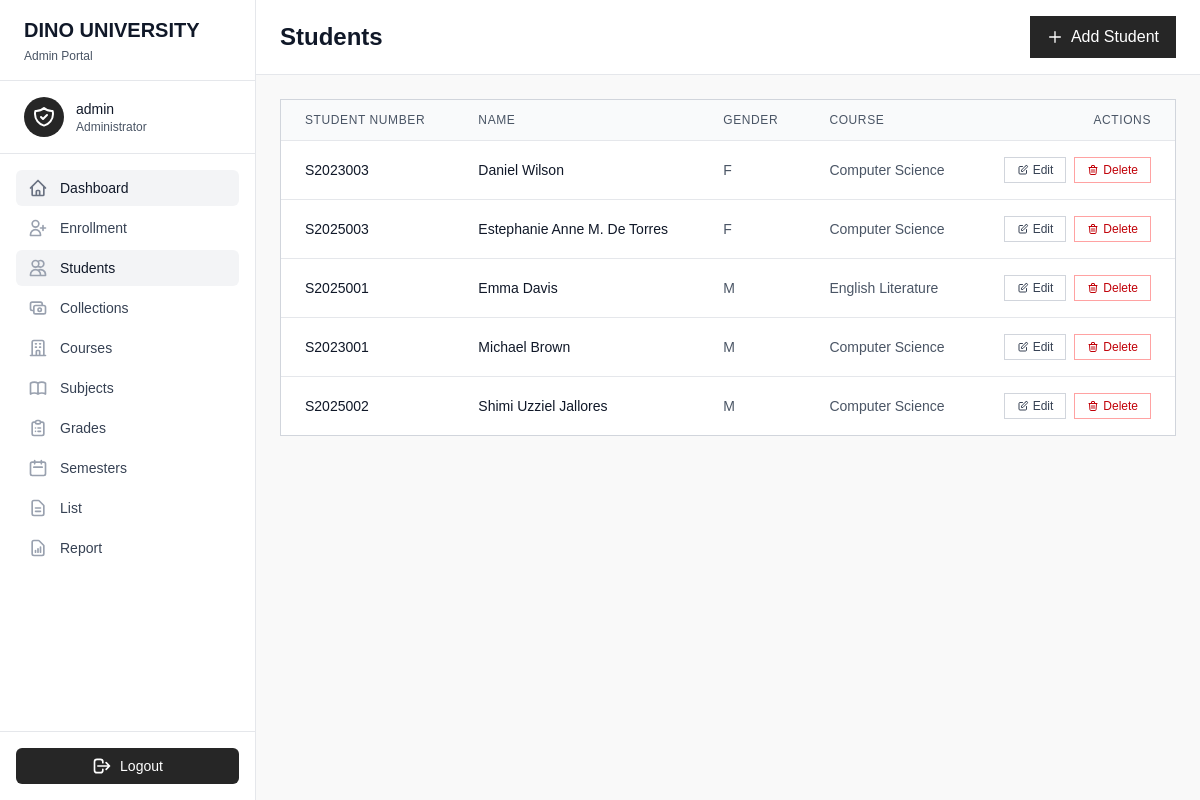
/students/index.php (signed in), run on an earlier commit of the app's database.
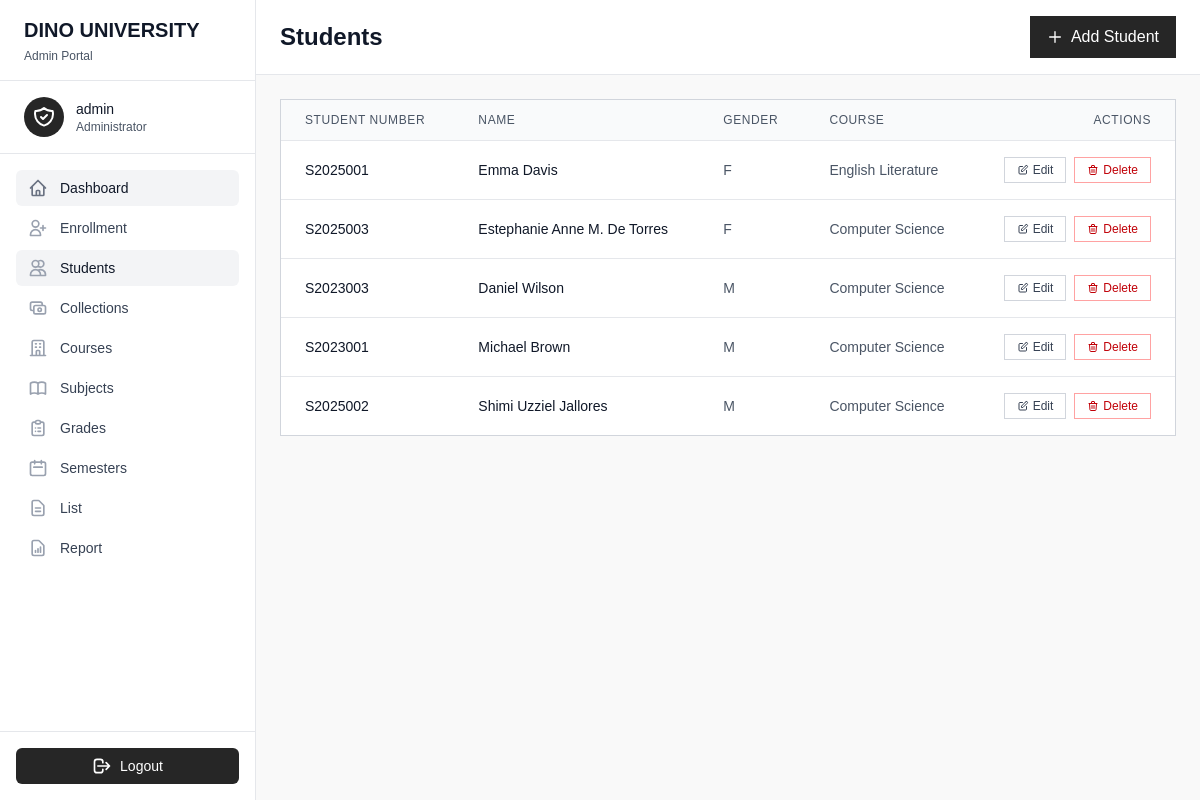
And on a later commit of the database.
### tables this page shows
CREATE TABLE IF NOT EXISTS `students` (
  `student_id` int NOT NULL AUTO_INCREMENT,
  `student_number` varchar(50) NOT NULL DEFAULT '0',
  `name` varchar(100) NOT NULL DEFAULT '0',
  `gender` varchar(10) NOT NULL DEFAULT 'Male',
  `course_id` int NOT NULL DEFAULT '0',
  PRIMARY KEY (`student_id`),
  KEY `FK_students_courses` (`course_id`),
  CONSTRAINT `FK_students_courses` FOREIGN KEY (`course_id`) REFERENCES `courses` (`course_id`) ON DELETE CASCADE ON UPDATE CASCADE
);

CREATE TABLE IF NOT EXISTS `courses` (
  `course_id` int NOT NULL AUTO_INCREMENT,
  `code` varchar(50) DEFAULT NULL,
  `name` varchar(100) DEFAULT NULL,
  PRIMARY KEY (`course_id`)
);

### students/index.php (the view, shortened to what this page needs)
<?php
require('../partials/head.php');
$stmt = $connection->prepare("
    select s.student_id, s.student_number, s.name as student_name, s.gender, c.name as course_name
    from students s
    join courses c on s.course_id = c.course_id
    ORDER BY s.gender, s.name;
");
$stmt->execute();
$students = $stmt->fetchAll();
?>
<body class="bg-gray-50" x-data="{ sidebarOpen: false, deleteModal: false, deleteId: null }">
    <?php require('../partials/admin_sidebar.php'); ?>
    <div class="flex-1 lg:ml-64">
        <div class="bg-white border-b border-gray-200 px-6 py-4">
            <div class="flex items-center justify-between">
                <div class="flex items-center space-x-4">
                    <h1 class="text-2xl font-extrabold text-gray-900">Students</h1>
                </div>
                <a href="create.php"
                    class="inline-flex items-center px-4 py-2 bg-neutral-800 hover:bg-neutral-900 text-white font-medium border border-neutral-800 focus:ring-2 focus:ring-neutral-800 focus:ring-offset-2">
                    <svg class="w-4 h-4 mr-2" fill="none" stroke="currentColor" viewBox="0 0 24 24">
                        <path stroke-linecap="round" stroke-linejoin="round" stroke-width="2" d="M12 4v16m8-8H4"></path>
                    </svg>
                    Add Student
                </a>
            </div>
        </div>
        <div class="p-6">
            <div class="bg-white border border-gray-300">
                <div class="overflow-x-auto">
                    <table class="w-full">
                        <thead class="bg-gray-50 border-b border-gray-200">
                            <tr>
                                <th class="px-6 py-3 text-left text-xs font-medium text-gray-600 uppercase tracking-wider">Student Number</th>
                                <th class="px-6 py-3 text-left text-xs font-medium text-gray-600 uppercase tracking-wider">Name</th>
                                <th class="px-6 py-3 text-left text-xs font-medium text-gray-600 uppercase tracking-wider">Gender</th>
                                <th class="px-6 py-3 text-left text-xs font-medium text-gray-600 uppercase tracking-wider">Course</th>
                                <th class="px-6 py-3 text-right text-xs font-medium text-gray-600 uppercase tracking-wider">Actions</th>
                            </tr>
                        </thead>
                        <tbody class="divide-y divide-gray-200">
                            <?php if (empty($students)) : ?>
                                <tr>
                                    <td colspan="5" class="px-6 py-12 text-center text-gray-500">
                                        <svg class="w-12 h-12 mx-auto mb-2 text-gray-400" fill="none" stroke="currentColor" viewBox="0 0 24 24">
                                            <path stroke-linecap="round" stroke-linejoin="round" stroke-width="2" d="M12 4.354a4 4 0 110 5.292M15 21H3v-1a6 6 0 0112 0v1zm0 0h6v-1a6 6 0 00-9-5.197M13 7a4 4 0 11-8 0 4 4 0 018 0z"></path>
                                        </svg>
                                        <p class="text-sm">No students found.</p>
                                    </td>
                                </tr>
                            <?php else : ?>
                                <?php foreach ($students as $student) : ?>
                                    <tr class="hover:bg-gray-50">
                                        <td class="px-6 py-4 text-sm font-medium text-gray-900"><?= htmlspecialchars($student['student_number']) ?></td>
                                        <td class="px-6 py-4 text-sm text-gray-900"><?= htmlspecialchars($student['student_name']) ?></td>
                                        <td class="px-6 py-4 text-sm text-gray-600"><?= htmlspecialchars($student['gender']) ?></td>
                                        <td class="px-6 py-4 text-sm text-gray-600"><?= htmlspecialchars($student['course_name']) ?></td>
                                        <td class="px-6 py-4 text-sm text-right">
                                            <div class="flex items-center justify-end space-x-2">
                                                <a href="edit.php?id=<?= $student['student_id'] ?>"
                                                    class="inline-flex items-center px-3 py-1 border border-gray-300 bg-white hover:bg-gray-50 text-gray-700 text-xs font-medium focus:ring-2 focus:ring-neutral-800 focus:ring-offset-2">
                                                    <svg class="w-3 h-3 mr-1" fill="none" stroke="currentColor" viewBox="0 0 24 24">
                                                        <path stroke-linecap="round" stroke-linejoin="round" stroke-width="2" d="M11 5H6a2 2 0 00-2 2v11a2 2 0 002 2h11a2 2 0 002-2v-5m-1.414-9.414a2 2 0 112.828 2.828L11.828 15H9v-2.828l8.586-8.586z"></path>
                                                    </svg>
                                                    Edit
                                                </a>
                                                <button @click="deleteModal = true; deleteId = <?= $student['student_id'] ?>"
                                                    class="inline-flex items-center px-3 py-1 border border-red-300 bg-white hover:bg-red-50 text-red-700 text-xs font-medium focus:ring-2 focus:ring-red-500 focus:ring-offset-2">
                                                    <svg class="w-3 h-3 mr-1" fill="none" stroke="currentColor" viewBox="0 0 24 24">
                                                        <path stroke-linecap="round" stroke-linejoin="round" stroke-width="2" d="M19 7l-.867 12.142A2 2 0 0116.138 21H7.862a2 2 0 01-1.995-1.858L5 7m5 4v6m4-6v6m1-10V4a1 1 0 00-1-1h-4a1 1 0 00-1 1v3M4 7h16"></path>
                                                    </svg>
                                                    Delete
                                                </button>
                                            </div>
                                        </td>
                                    </tr>
                                <?php endforeach; ?>
                            <?php endif; ?>
                        </tbody>
                    </table>
                </div>
            </div>
        </div>
    </div>
</body>
<?php
require('../partials/footer.php')
?>

### partials/head.php (shortened to what this page needs)
<!DOCTYPE html>
<html lang="en">
<head>
    <script src="https://cdn.jsdelivr.net/npm/@tailwindcss/browser@4"></script>
</head>

### partials/admin_sidebar.php (shortened to what this page needs)
<aside
  x-show="sidebarOpen || window.innerWidth >= 1024"
  @resize.window="if (window.innerWidth >= 1024) sidebarOpen = false"
  x-transition:enter="transition ease-in-out duration-300 transform"
  x-transition:enter-start="-translate-x-full"
  x-transition:enter-end="translate-x-0"
  x-transition:leave="transition ease-in-out duration-300 transform"
  x-transition:leave-start="translate-x-0"
  x-transition:leave-end="-translate-x-full"
  class="fixed inset-y-0 left-0 z-50 w-64 bg-white border-r border-gray-200 lg:translate-x-0"
  style="display: none;">
  <div class="flex flex-col h-full">
    <div class="flex items-center justify-between px-6 py-4 border-b border-gray-200">
      <div>
        <h2 class="text-xl font-extrabold text-gray-900">DINO UNIVERSITY</h2>
        <p class="text-xs text-gray-600 mt-1">Admin Portal</p>
      </div>
    </div>
    <div class="px-6 py-4 border-b border-gray-200">
      <div class="flex items-center space-x-3">
        <div class="h-10 w-10 rounded-full bg-neutral-800 flex items-center justify-center">
        </div>
        <div class="flex-1 min-w-0">
          <p class="text-sm font-medium text-gray-900 truncate"><?= htmlspecialchars($_SESSION['user']['name'] ?? 'Admin') ?></p>
          <p class="text-xs text-gray-600">Administrator</p>
        </div>
      </div>
    </div>
    <nav class="flex-1 px-4 py-4 space-y-1 overflow-y-auto">
      <a href="/index.php"
        class="group flex items-center px-3 py-2 text-sm font-medium rounded-md <?= basename($_SERVER['PHP_SELF']) == 'index.php' && !isset($_GET['semester']) ? 'bg-gray-100 text-gray-900' : 'text-gray-700 hover:bg-gray-100 hover:text-gray-900' ?> transition-colors">
        <svg class="mr-3 h-5 w-5 <?= basename($_SERVER['PHP_SELF']) == 'index.php' && !isset($_GET['semester']) ? 'text-gray-500' : 'text-gray-400 group-hover:text-gray-500' ?>" fill="none" stroke="currentColor" viewBox="0 0 24 24">
          <path stroke-linecap="round" stroke-linejoin="round" stroke-width="2" d="M3 12l2-2m0 0l7-7 7 7M5 10v10a1 1 0 001 1h3m10-11l2 2m-2-2v10a1 1 0 01-1 1h-3m-6 0a1 1 0 001-1v-4a1 1 0 011-1h2a1 1 0 011 1v4a1 1 0 001 1m-6 0h6"></path>
        </svg>
        Dashboard
      </a>
      <a href="/enrollment/index.php"
        class="group flex items-center px-3 py-2 text-sm font-medium rounded-md <?= strpos($_SERVER['REQUEST_URI'], '/enrollment/') !== false ? 'bg-gray-100 text-gray-900' : 'text-gray-700 hover:bg-gray-100 hover:text-gray-900' ?> transition-colors">
        <svg class="mr-3 h-5 w-5 text-gray-400 group-hover:text-gray-500" fill="none" stroke="currentColor" viewBox="0 0 24 24">
          <path stroke-linecap="round" stroke-linejoin="round" stroke-width="2" d="M18 9v3m0 0v3m0-3h3m-3 0h-3m-2-5a4 4 0 11-8 0 4 4 0 018 0zM3 20a6 6 0 0112 0v1H3v-1z"></path>
        </svg>
        Enrollment
      </a>
      <a href="/students/index.php"
        class="group flex items-center px-3 py-2 text-sm font-medium rounded-md <?= strpos($_SERVER['REQUEST_URI'], '/students/') !== false ? 'bg-gray-100 text-gray-900' : 'text-gray-700 hover:bg-gray-100 hover:text-gray-900' ?> transition-colors">
        <svg class="mr-3 h-5 w-5 text-gray-400 group-hover:text-gray-500" fill="none" stroke="currentColor" viewBox="0 0 24 24">
          <path stroke-linecap="round" stroke-linejoin="round" stroke-width="2" d="M12 4.354a4 4 0 110 5.292M15 21H3v-1a6 6 0 0112 0v1zm0 0h6v-1a6 6 0 00-9-5.197M13 7a4 4 0 11-8 0 4 4 0 018 0z"></path>
        </svg>
        Students
      </a>
      <a href="/collections/index.php"
        class="group flex items-center px-3 py-2 text-sm font-medium rounded-md <?= strpos($_SERVER['REQUEST_URI'], '/collections/') !== false ? 'bg-gray-100 text-gray-900' : 'text-gray-700 hover:bg-gray-100 hover:text-gray-900' ?> transition-colors">
        Collections
      </a>
      <a href="/courses/index.php"
        class="group flex items-center px-3 py-2 text-sm font-medium rounded-md <?= strpos($_SERVER['REQUEST_URI'], '/courses/') !== false ? 'bg-gray-100 text-gray-900' : 'text-gray-700 hover:bg-gray-100 hover:text-gray-900' ?> transition-colors">
        Courses
      </a>
      <a href="/subjects/index.php?semester=1st25-26"
        class="group flex items-center px-3 py-2 text-sm font-medium rounded-md <?= strpos($_SERVER['REQUEST_URI'], '/subjects/') !== false ? 'bg-gray-100 text-gray-900' : 'text-gray-700 hover:bg-gray-100 hover:text-gray-900' ?> transition-colors">
        Subjects
      </a>
      <a href="/grades/index.php?semester=1st25-26"
        class="group flex items-center px-3 py-2 text-sm font-medium rounded-md <?= strpos($_SERVER['REQUEST_URI'], '/grades/') !== false ? 'bg-gray-100 text-gray-900' : 'text-gray-700 hover:bg-gray-100 hover:text-gray-900' ?> transition-colors">
        Grades
      </a>
      <a href="/semesters/index.php"
        class="group flex items-center px-3 py-2 text-sm font-medium rounded-md <?= strpos($_SERVER['REQUEST_URI'], '/semesters/') !== false ? 'bg-gray-100 text-gray-900' : 'text-gray-700 hover:bg-gray-100 hover:text-gray-900' ?> transition-colors">
        <svg class="mr-3 h-5 w-5 text-gray-400 group-hover:text-gray-500" fill="none" stroke="currentColor" viewBox="0 0 24 24">
          <path stroke-linecap="round" stroke-linejoin="round" stroke-width="2" d="M8 7V3m8 4V3m-9 8h10M5 21h14a2 2 0 002-2V7a2 2 0 00-2-2H5a2 2 0 00-2 2v12a2 2 0 002 2z"></path>
        </svg>
        Semesters
      </a>
      <a href="/list.php"
        class="group flex items-center px-3 py-2 text-sm font-medium rounded-md <?= basename($_SERVER['PHP_SELF']) == 'list.php' ? 'bg-gray-100 text-gray-900' : 'text-gray-700 hover:bg-gray-100 hover:text-gray-900' ?> transition-colors">
        List
      </a>
      <a href="/report.php" target="_blank"
        class="group flex items-center px-3 py-2 text-sm font-medium rounded-md <?= basename($_SERVER['PHP_SELF']) == 'report.php' ? 'bg-gray-100 text-gray-900' : 'text-gray-700 hover:bg-gray-100 hover:text-gray-900' ?> transition-colors">
        Report
      </a>
    </nav>
    <div class="p-4 border-t border-gray-200">
      <form method="post" action="/logout.php">
        <button type="submit"
          class="w-full flex items-center justify-center px-4 py-2 text-sm font-medium rounded-md text-white bg-neutral-800 hover:bg-neutral-900 focus:outline-none focus:ring-2 focus:ring-offset-2 focus:ring-neutral-800 transition-colors">
          <svg class="mr-2 h-5 w-5" fill="none" stroke="currentColor" viewBox="0 0 24 24">
            <path stroke-linecap="round" stroke-linejoin="round" stroke-width="2" d="M17 16l4-4m0 0l-4-4m4 4H7m6 4v1a3 3 0 01-3 3H6a3 3 0 01-3-3V7a3 3 0 013-3h4a3 3 0 013 3v1"></path>
          </svg>
          Logout
        </button>
      </form>
    </div>
  </div>
</aside>

### partials/footer.php
</html>

### partials/head.php (style rules this page uses)
html, body { height: 100%; margin: 0; padding: 0; font-family: sans-serif; font-weight: 100; background-color: #f9f9f9; color: #333; box-sizing: border-box; }

What changed in the data, as far as the page shows it:
changed students "Emma Davis": gender "M" → "F"; moves up the list
shown differently, row unchanged: students "Estephanie Anne M. De Torres": moves down the list
changed students "Daniel Wilson": gender "F" → "M"
